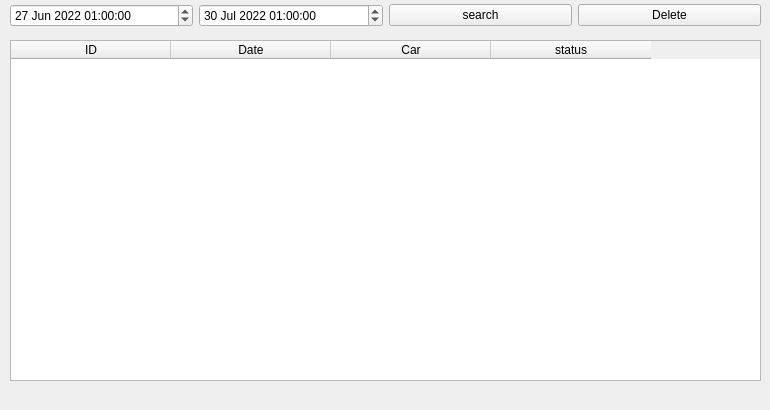
<?xml version="1.0" encoding="UTF-8"?>
<ui version="4.0">
 <class>Tab2DataBase</class>
 <widget class="QWidget" name="Tab2DataBase">
  <property name="geometry">
   <rect>
    <x>0</x>
    <y>0</y>
    <width>770</width>
    <height>410</height>
   </rect>
  </property>
  <property name="windowTitle">
   <string>Form</string>
  </property>
  <widget class="QWidget" name="horizontalLayoutWidget">
   <property name="geometry">
    <rect>
     <x>10</x>
     <y>0</y>
     <width>751</width>
     <height>31</height>
    </rect>
   </property>
   <layout class="QHBoxLayout" name="horizontalLayout">
    <item>
     <widget class="QDateTimeEdit" name="pDteFrom">
      <property name="dateTime">
       <datetime>
        <hour>1</hour>
        <minute>0</minute>
        <second>0</second>
        <year>2022</year>
        <month>6</month>
        <day>27</day>
       </datetime>
      </property>
     </widget>
    </item>
    <item>
     <widget class="QDateTimeEdit" name="pDteTo">
      <property name="dateTime">
       <datetime>
        <hour>1</hour>
        <minute>0</minute>
        <second>0</second>
        <year>2022</year>
        <month>7</month>
        <day>30</day>
       </datetime>
      </property>
     </widget>
    </item>
    <item>
     <widget class="QPushButton" name="pPbSearchButton">
      <property name="text">
       <string>search</string>
      </property>
     </widget>
    </item>
    <item>
     <widget class="QPushButton" name="pPbDeleteButton">
      <property name="text">
       <string>Delete</string>
      </property>
     </widget>
    </item>
   </layout>
  </widget>
  <widget class="QWidget" name="horizontalLayoutWidget_2">
   <property name="geometry">
    <rect>
     <x>10</x>
     <y>40</y>
     <width>751</width>
     <height>341</height>
    </rect>
   </property>
   <layout class="QHBoxLayout" name="horizontalLayout_2">
    <item>
     <widget class="QTableWidget" name="pTableWidget">
      <attribute name="horizontalHeaderDefaultSectionSize">
       <number>160</number>
      </attribute>
      <attribute name="horizontalHeaderMinimumSectionSize">
       <number>40</number>
      </attribute>
      <attribute name="horizontalHeaderShowSortIndicator" stdset="0">
       <bool>true</bool>
      </attribute>
      <attribute name="verticalHeaderCascadingSectionResizes">
       <bool>true</bool>
      </attribute>
      <attribute name="verticalHeaderDefaultSectionSize">
       <number>34</number>
      </attribute>
      <column>
       <property name="text">
        <string>ID</string>
       </property>
      </column>
      <column>
       <property name="text">
        <string>Date</string>
       </property>
      </column>
      <column>
       <property name="text">
        <string>Car</string>
       </property>
      </column>
      <column>
       <property name="text">
        <string>status</string>
       </property>
      </column>
     </widget>
    </item>
   </layout>
  </widget>
 </widget>
 <resources/>
 <connections/>
</ui>
